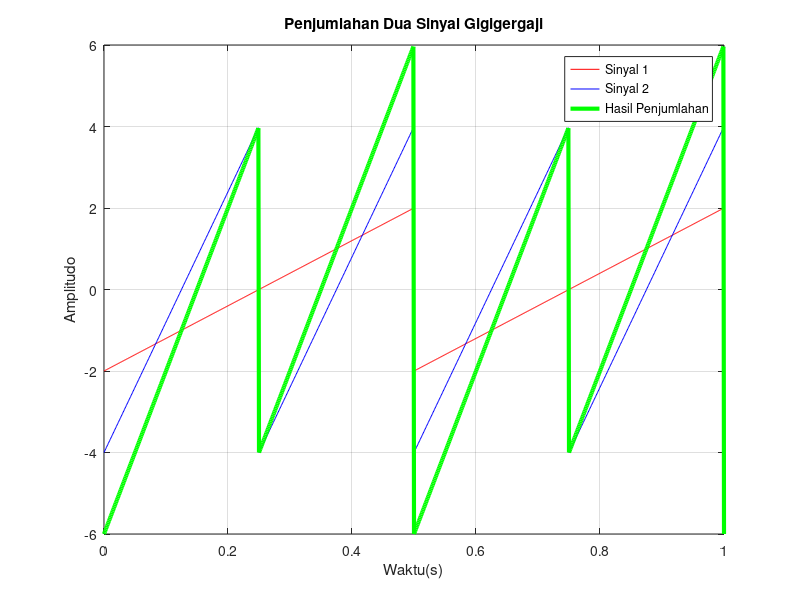

The MATLAB source for this figure:
clear all
clc
clf
% Parameter Sinyal
fs = 1000
f1 = 2; % Frekuensi Sinyal 1 
f2 = 4; % Frekuensi Sinyal 2
A1 = 2; % Amplitudo Sinyal 2
A2 = 4; % Amplitudo Sinyal 1

% Waktu ( satu perioda sinyal dengan frekuensi terendah)
t = 0:0.001:1;

%Sinyal Gigigergaji
x1 = A1*sawtooth(2*pi*f1*t);
x2 = A2*sawtooth(2*pi*f2*t);

%penjumlahan sinyal
y = x1 + x2;

%plot sinyal
plot(t, x1, 'r',t,x2,'b',t,y,'g','LineWidth',3);
xlabel('Waktu(s)');
ylabel('Amplitudo');
legend('Sinyal 1','Sinyal 2','Hasil Penjumlahan');
title('Penjumlahan Dua Sinyal Gigigergaji');
grid on;
